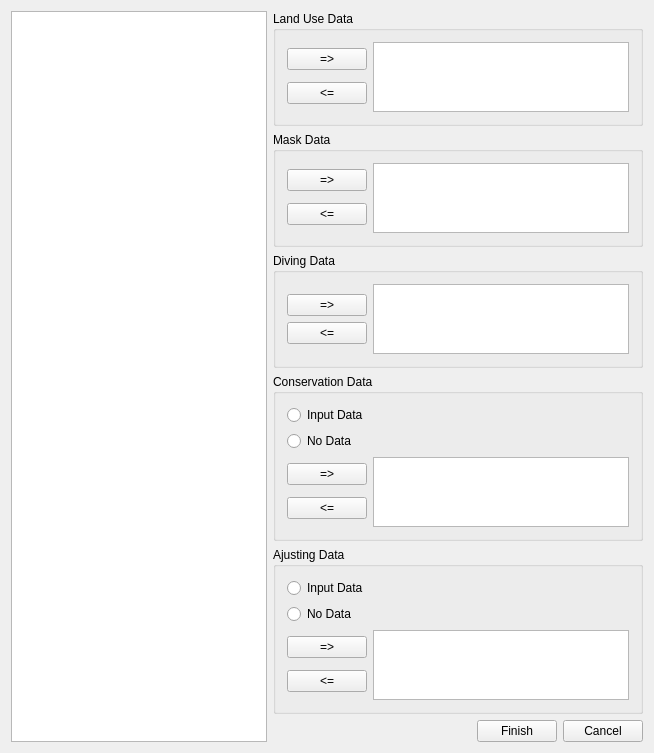
<?xml version="1.0" encoding="UTF-8"?>
<ui version="4.0">
 <class>MarkDataForModel</class>
 <widget class="QWidget" name="MarkDataForModel">
  <property name="geometry">
   <rect>
    <x>0</x>
    <y>0</y>
    <width>654</width>
    <height>720</height>
   </rect>
  </property>
  <property name="windowTitle">
   <string>MarkDataForModel</string>
  </property>
  <layout class="QHBoxLayout" name="horizontalLayout_9">
   <item>
    <layout class="QVBoxLayout" name="verticalLayout_10">
     <item>
      <widget class="BandList" name="pro_mrkTree"/>
     </item>
    </layout>
   </item>
   <item>
    <layout class="QVBoxLayout" name="verticalLayout_11">
     <item>
      <layout class="QVBoxLayout" name="verticalLayout_9">
       <item>
        <widget class="QGroupBox" name="grupBoxLau">
         <property name="font">
          <font>
           <pointsize>9</pointsize>
          </font>
         </property>
         <property name="title">
          <string>Land Use Data</string>
         </property>
         <layout class="QHBoxLayout" name="horizontalLayout">
          <item>
           <layout class="QVBoxLayout" name="verticalLayout">
            <item>
             <widget class="QPushButton" name="lauBtnIn">
              <property name="text">
               <string>=&gt;</string>
              </property>
             </widget>
            </item>
            <item>
             <widget class="QPushButton" name="lauBtnOut">
              <property name="text">
               <string>&lt;=</string>
              </property>
             </widget>
            </item>
           </layout>
          </item>
          <item>
           <widget class="QListView" name="listVlau"/>
          </item>
         </layout>
        </widget>
       </item>
       <item>
        <widget class="QGroupBox" name="grupBoxMsk">
         <property name="font">
          <font>
           <pointsize>9</pointsize>
          </font>
         </property>
         <property name="title">
          <string>Mask Data</string>
         </property>
         <layout class="QHBoxLayout" name="horizontalLayout_2">
          <item>
           <layout class="QVBoxLayout" name="verticalLayout_2">
            <item>
             <widget class="QPushButton" name="mskBtnIn">
              <property name="text">
               <string>=&gt;</string>
              </property>
             </widget>
            </item>
            <item>
             <widget class="QPushButton" name="mskBtnOut">
              <property name="text">
               <string>&lt;=</string>
              </property>
             </widget>
            </item>
           </layout>
          </item>
          <item>
           <widget class="QListView" name="listVmsk"/>
          </item>
         </layout>
        </widget>
       </item>
       <item>
        <widget class="QGroupBox" name="grupBoxDiv">
         <property name="font">
          <font>
           <pointsize>9</pointsize>
          </font>
         </property>
         <property name="title">
          <string>Diving Data</string>
         </property>
         <layout class="QHBoxLayout" name="horizontalLayout_3">
          <item>
           <layout class="QVBoxLayout" name="verticalLayout_4">
            <item>
             <layout class="QVBoxLayout" name="verticalLayout_3">
              <item>
               <widget class="QPushButton" name="divBtnIn">
                <property name="text">
                 <string>=&gt;</string>
                </property>
               </widget>
              </item>
              <item>
               <widget class="QPushButton" name="divBtnOut">
                <property name="text">
                 <string>&lt;=</string>
                </property>
               </widget>
              </item>
             </layout>
            </item>
           </layout>
          </item>
          <item>
           <widget class="QListView" name="listVdiv"/>
          </item>
         </layout>
        </widget>
       </item>
       <item>
        <widget class="QGroupBox" name="grupBoxCon">
         <property name="font">
          <font>
           <pointsize>9</pointsize>
          </font>
         </property>
         <property name="title">
          <string>Conservation Data</string>
         </property>
         <layout class="QVBoxLayout" name="verticalLayout_6">
          <item>
           <widget class="QRadioButton" name="raBtnInput">
            <property name="text">
             <string>Input Data</string>
            </property>
           </widget>
          </item>
          <item>
           <widget class="QRadioButton" name="raBtnEmpty">
            <property name="text">
             <string>No Data</string>
            </property>
           </widget>
          </item>
          <item>
           <layout class="QHBoxLayout" name="horizontalLayout_5">
            <item>
             <layout class="QVBoxLayout" name="verticalLayout_5">
              <item>
               <widget class="QPushButton" name="conBtnIn">
                <property name="text">
                 <string>=&gt;</string>
                </property>
               </widget>
              </item>
              <item>
               <widget class="QPushButton" name="conBtnOut">
                <property name="text">
                 <string>&lt;=</string>
                </property>
               </widget>
              </item>
             </layout>
            </item>
            <item>
             <widget class="QListView" name="listVcon"/>
            </item>
           </layout>
          </item>
         </layout>
        </widget>
       </item>
       <item>
        <widget class="QGroupBox" name="grupBoxAjt">
         <property name="font">
          <font>
           <pointsize>9</pointsize>
          </font>
         </property>
         <property name="title">
          <string>Ajusting Data</string>
         </property>
         <layout class="QVBoxLayout" name="verticalLayout_7">
          <item>
           <widget class="QRadioButton" name="raBtnInput_2">
            <property name="text">
             <string>Input Data</string>
            </property>
           </widget>
          </item>
          <item>
           <widget class="QRadioButton" name="raBtnEmpty_2">
            <property name="text">
             <string>No Data</string>
            </property>
           </widget>
          </item>
          <item>
           <layout class="QHBoxLayout" name="horizontalLayout_7">
            <item>
             <layout class="QVBoxLayout" name="verticalLayout_8">
              <item>
               <widget class="QPushButton" name="ajtBtnIn">
                <property name="text">
                 <string>=&gt;</string>
                </property>
               </widget>
              </item>
              <item>
               <widget class="QPushButton" name="ajtBtnOut">
                <property name="text">
                 <string>&lt;=</string>
                </property>
               </widget>
              </item>
             </layout>
            </item>
            <item>
             <widget class="QListView" name="listVajt"/>
            </item>
           </layout>
          </item>
         </layout>
        </widget>
       </item>
      </layout>
     </item>
     <item>
      <layout class="QHBoxLayout" name="horizontalLayout_8">
       <item>
        <spacer name="horizontalSpacer">
         <property name="orientation">
          <enum>Qt::Horizontal</enum>
         </property>
         <property name="sizeHint" stdset="0">
          <size>
           <width>58</width>
           <height>20</height>
          </size>
         </property>
        </spacer>
       </item>
       <item>
        <widget class="QPushButton" name="nextButton">
         <property name="text">
          <string>Finish</string>
         </property>
        </widget>
       </item>
       <item>
        <widget class="QPushButton" name="cancelButton">
         <property name="text">
          <string>Cancel</string>
         </property>
        </widget>
       </item>
      </layout>
     </item>
    </layout>
   </item>
  </layout>
 </widget>
 <layoutdefault spacing="6" margin="11"/>
 <customwidgets>
  <customwidget>
   <class>BandList</class>
   <extends>QTreeView</extends>
   <header>bandlist.h</header>
  </customwidget>
 </customwidgets>
 <resources/>
 <connections/>
</ui>
